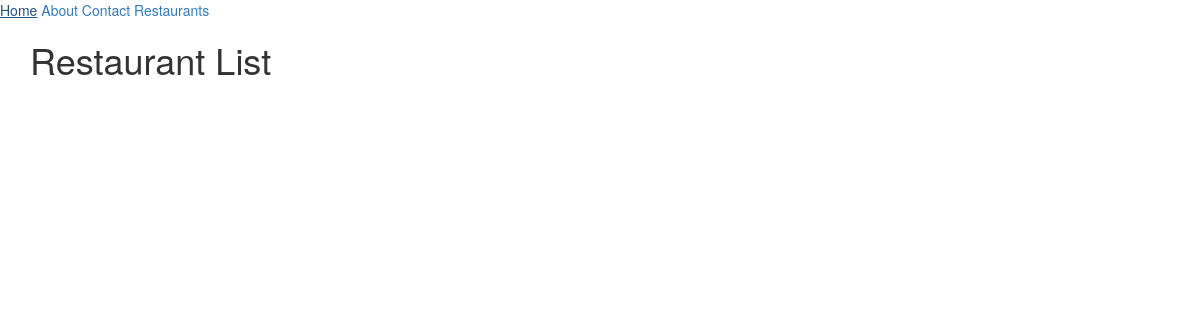
The page /restaurants/ on the database as committed earlier.
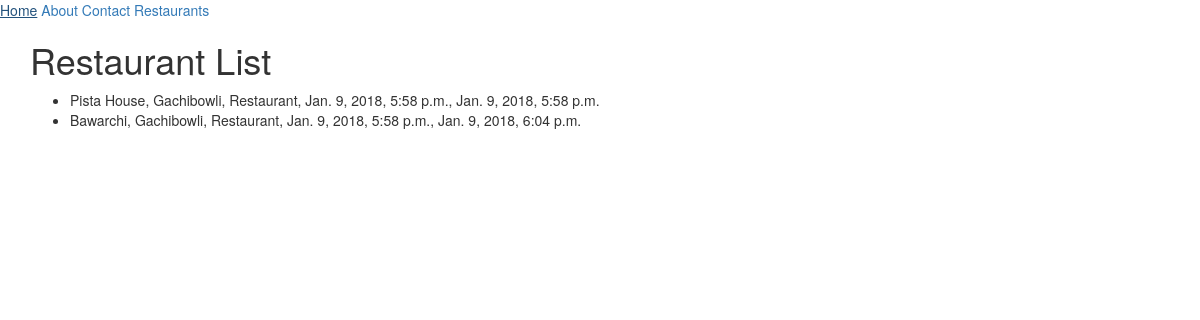
The same page on the database as committed later.
### restaurants/models.py (models this page shows)
class RestaurantLocation(models.Model):
    name        = models.CharField(max_length=120)
    location    = models.CharField(max_length=120, null=True, blank=True)
    category    = models.CharField(max_length=120, null=True, blank=True)
    timestamp   = models.DateTimeField(auto_now_add=True)
    updated   = models.DateTimeField(auto_now=True)

### restaurants/views.py (the view)
# urls.py: url(r'restaurants/$', restaurant_listview),
def restaurant_listview(request):
    template_name = "restaurants/restaurants_list.html"
    queryset = RestaurantLocation.objects.all()
    context = {
        'object_list' : queryset
    }
    return render(request, template_name, context)

### restaurants/templates/restaurants/restaurants_list.html (shortened to what this page needs)
{% extends "base.html" %}
{% block content %}
<h1>Restaurant List</h1>
    <ul>
        {% for obj in object_list %}
        <li>{{ obj.name }}, {{ obj.location }}, {{ obj.category }}, {{ obj.timestamp }}, {{ obj.updated }}</li>
        {% endfor %}
    </ul>
{% endblock content %}

### templates/base.html (shortened to what this page needs)
<!doctype html>
<html lang="en">
<head>
{% include 'resources/css.html' %}
</head>
<body>
{% include 'resources/nav.html' %}
<div class="container">
    {% block content %}{% endblock content %}
</div>
</body>
</html>

### templates/resources/css.html (shortened to what this page needs)
<link rel="stylesheet" href="https://maxcdn.bootstrapcdn.com/bootstrap/3.3.7/css/bootstrap.min.css"
>
<link rel="stylesheet" href="https://maxcdn.bootstrapcdn.com/bootstrap/3.3.7/css/bootstrap-theme.min.css"
>

### templates/resources/nav.html
<a href="/">Home</a>
<a href="/about/">About</a>
<a href="/contact/">Contact</a>
<a href="/restaurants/">Restaurants</a>

Rows that differ between the two databases and show on the page:
added RestaurantLocation: name "Pista House", location "Gachibowli", category "Restaurant", timestamp "Jan. 9, 2018, 5:58 p.m.", updated "Jan. 9, 2018, 5:58 p.m."
added RestaurantLocation: name "Bawarchi", location "Gachibowli", category "Restaurant", timestamp "Jan. 9, 2018, 5:58 p.m.", updated "Jan. 9, 2018, 6:04 p.m."
